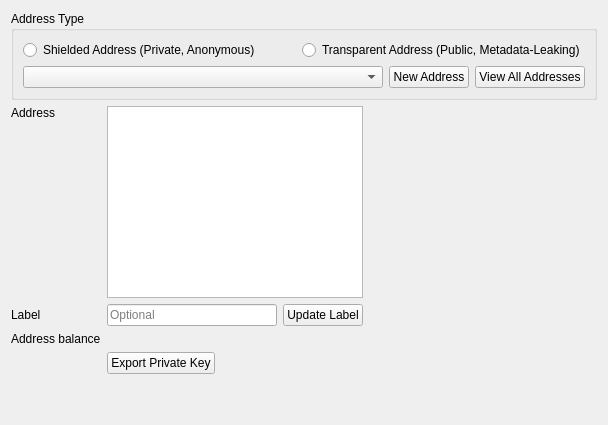
      <widget class="QWidget" name="tab_3">
       <attribute name="title">
        <string>Receive</string>
       </attribute>
       <layout class="QVBoxLayout" name="verticalLayout_5">
        <item>
         <layout class="QVBoxLayout" name="verticalLayout_8">
          <item>
           <widget class="QGroupBox" name="groupBox_6">
            <property name="title">
             <string>Address Type</string>
            </property>
            <property name="flat">
             <bool>false</bool>
            </property>
            <property name="checkable">
             <bool>false</bool>
            </property>
            <layout class="QVBoxLayout" name="verticalLayout_9">
             <item>
              <layout class="QHBoxLayout" name="horizontalLayout_9">
               <item>
                <widget class="QRadioButton" name="rdioZSAddr">
                 <property name="text">
                  <string>Shielded Address (Private, Anonymous)</string>
                 </property>
                </widget>
               </item>
               <item>
                <widget class="QRadioButton" name="rdioTAddr">
                 <property name="sizePolicy">
                  <sizepolicy hsizetype="Preferred" vsizetype="Fixed">
                   <horstretch>0</horstretch>
                   <verstretch>0</verstretch>
                  </sizepolicy>
                 </property>
                 <property name="text">
                  <string>Transparent Address (Public, Metadata-Leaking)</string>
                 </property>
                </widget>
               </item>
              </layout>
             </item>
             <item>
              <layout class="QHBoxLayout" name="horizontalLayout_10">
               <item>
                <widget class="AddressCombo" name="listReceiveAddresses">
                 <property name="sizePolicy">
                  <sizepolicy hsizetype="Expanding" vsizetype="Fixed">
                   <horstretch>0</horstretch>
                   <verstretch>0</verstretch>
                  </sizepolicy>
                 </property>
                 <property name="duplicatesEnabled">
                  <bool>false</bool>
                 </property>
                </widget>
               </item>
               <item>
                <widget class="QPushButton" name="btnReceiveNewAddr">
                 <property name="text">
                  <string>New Address</string>
                 </property>
                </widget>
               </item>
               <item>
                <widget class="QPushButton" name="btnViewAllAddresses">
                 <property name="text">
                  <string>View All Addresses</string>
                 </property>
                </widget>
               </item>
              </layout>
             </item>
            </layout>
           </widget>
          </item>
          <item>
           <layout class="QHBoxLayout" name="horizontalLayout_11">
            <item>
             <layout class="QVBoxLayout" name="verticalLayout_10">
              <item>
               <layout class="QGridLayout" name="gridLayout_4">
                <item row="1" column="0">
                 <widget class="QLabel" name="label_7">
                  <property name="text">
                   <string>Label</string>
                  </property>
                 </widget>
                </item>
                <item row="1" column="2">
                 <widget class="QPushButton" name="rcvUpdateLabel">
                  <property name="text">
                   <string>Update Label</string>
                  </property>
                 </widget>
                </item>
                <item row="2" column="1" colspan="2">
                 <widget class="QLabel" name="rcvBal">
                  <property name="text">
                   <string/>
                  </property>
                 </widget>
                </item>
                <item row="2" column="0">
                 <widget class="QLabel" name="label_21">
                  <property name="text">
                   <string>Address balance</string>
                  </property>
                 </widget>
                </item>
                <item row="1" column="1">
                 <widget class="QLineEdit" name="rcvLabel">
                  <property name="maxLength">
                   <number>40</number>
                  </property>
                  <property name="placeholderText">
                   <string>Optional</string>
                  </property>
                 </widget>
                </item>
                <item row="0" column="1" colspan="2">
                 <widget class="QPlainTextEdit" name="txtReceive">
                  <property name="sizePolicy">
                   <sizepolicy hsizetype="Expanding" vsizetype="Preferred">
                    <horstretch>0</horstretch>
                    <verstretch>0</verstretch>
                   </sizepolicy>
                  </property>
                  <property name="readOnly">
                   <bool>true</bool>
                  </property>
                 </widget>
                </item>
                <item row="3" column="1" colspan="2">
                 <layout class="QHBoxLayout" name="horizontalLayout_16">
                  <item>
                   <widget class="QPushButton" name="exportKey">
                    <property name="text">
                     <string>Export Private Key</string>
                    </property>
                   </widget>
                  </item>
                  <item>
                   <spacer name="horizontalSpacer_5">
                    <property name="orientation">
                     <enum>Qt::Horizontal</enum>
                    </property>
                    <property name="sizeHint" stdset="0">
                     <size>
                      <width>40</width>
                      <height>20</height>
                     </size>
                    </property>
                   </spacer>
                  </item>
                 </layout>
                </item>
                <item row="0" column="0">
                 <widget class="QLabel" name="label_10">
                  <property name="text">
                   <string>Address</string>
                  </property>
                  <property name="alignment">
                   <set>Qt::AlignLeading|Qt::AlignLeft|Qt::AlignTop</set>
                  </property>
                 </widget>
                </item>
               </layout>
              </item>
              <item>
               <spacer name="verticalSpacer_5">
                <property name="orientation">
                 <enum>Qt::Vertical</enum>
                </property>
                <property name="sizeHint" stdset="0">
                 <size>
                  <width>20</width>
                  <height>40</height>
                 </size>
                </property>
               </spacer>
              </item>
             </layout>
            </item>
            <item alignment="Qt::AlignTop">
             <widget class="QRCodeLabel" name="qrcodeDisplay">
              <property name="sizePolicy">
               <sizepolicy hsizetype="Fixed" vsizetype="Fixed">
                <horstretch>0</horstretch>
                <verstretch>0</verstretch>
               </sizepolicy>
              </property>
              <property name="minimumSize">
               <size>
                <width>228</width>
                <height>228</height>
               </size>
              </property>
              <property name="maximumSize">
               <size>
                <width>0</width>
                <height>0</height>
               </size>
              </property>
              <property name="baseSize">
               <size>
                <width>0</width>
                <height>0</height>
               </size>
              </property>
              <property name="autoFillBackground">
               <bool>false</bool>
              </property>
              <property name="styleSheet">
               <string notr="true"/>
              </property>
              <property name="text">
               <string/>
              </property>
             </widget>
            </item>
           </layout>
          </item>
         </layout>
        </item>
       </layout>
      </widget>
